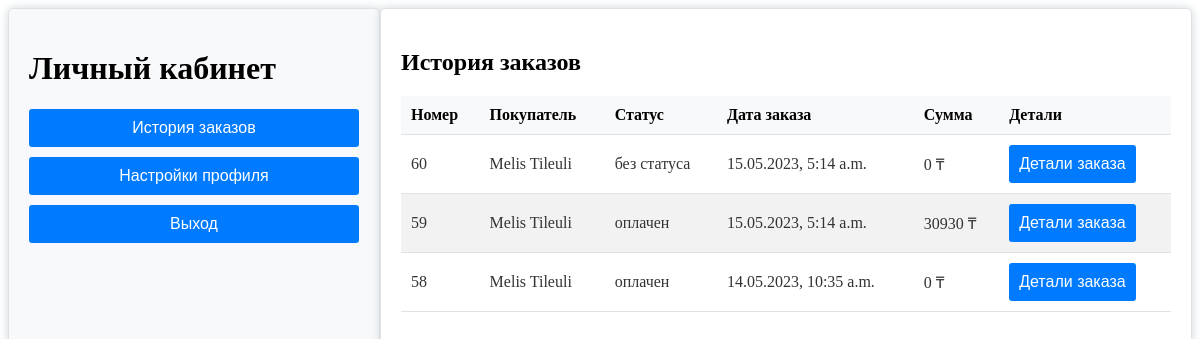
The app's page /profile/ (signed in), older data.
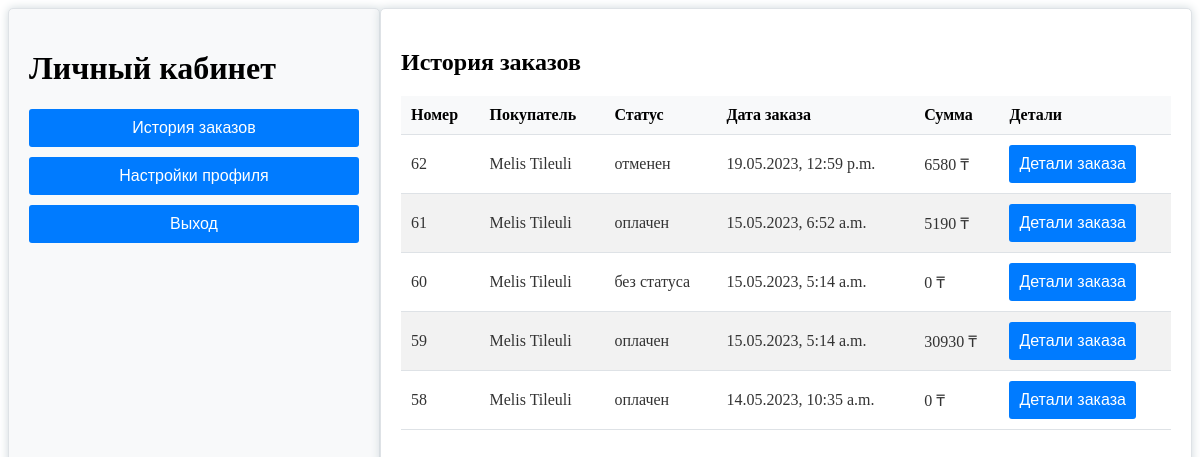
The same page, newer data.
### books/models.py (models this page shows, shortened)
class Order(models.Model):
    first_name = models.CharField(max_length=50)
    last_name = models.CharField(max_length=50)
    email = models.EmailField()
    address = models.CharField(max_length=250)
    postal_code = models.CharField(max_length=20)
    city = models.CharField(max_length=100)
    created = models.DateTimeField(auto_now_add=True)
    updated = models.DateTimeField(auto_now=True)
    payment_status = models.CharField(max_length=20, default='без статуса')
    class Meta:
        ordering = ('-created',)
    def get_total_cost(self):
        return sum(item.get_cost() for item in self.items.all())

class OrderItem(models.Model):
    order = models.ForeignKey(Order, related_name='items', on_delete=models.CASCADE)
    product = models.ForeignKey(Item, related_name='order_items', on_delete=models.CASCADE)
    price = models.IntegerField()
    quantity = models.PositiveIntegerField(default=1)
    def get_cost(self):
        return self.price * self.quantity

### books/views.py (the view)
# urls.py: path('profile/', profile_view, name='profile'),
@login_required
def profile_view(request):
    user = request.user
    orders = Order.objects.all()
    if request.method == 'POST':
        user.username = request.POST.get('username')
        user.email = request.POST.get('email')
        user.save()
    return render(request, 'books/profile.html', {'orders': orders})

### books/templates/books/profile.html (shortened to what this page needs)
{% block content %}
<div class="profile-container">
    <div class="left-section">
        <h1>Личный кабинет</h1>
        <div class="section-buttons">
            <button onclick="showSection('order-history')">История заказов</button>
            <button onclick="showSection('account-settings')">Настройки профиля</button>
            <button onclick="showSection('sign-out')">Выход</button>
        </div>
    </div>
    <div class="right-section">
        <div id="order-history" class="profile-form">
            <h2>История заказов</h2>
            <table class="table">
                <thead>
                <tr>
                    <th>Номер</th>
                    <th>Покупатель</th>
                    <th>Статус</th>
                    <th>Дата заказа</th>
                    <th>Сумма</th>
                    <th>Детали</th>
                </tr>
                </thead>
                <tbody>
                {% for order in orders %}
                <tr>
                    <td>{{ order.id }}</td>
                    <td>{{ order.last_name }} {{ order.first_name }}</td>
                    <td>{{ order.payment_status }}</td>
                    <td>{{ order.created|date:"d.m.Y, P" }}</td>
                    <td>{{ order.get_total_cost }} ₸</td>
                    <td><a href="{% url 'order_detail' order_id=order.id %}"><button>Детали заказа</button></a></td>
                </tr>
                {% endfor %}
                </tbody>
            </table>
        </div>
    </div>
</div>
{% endblock %}

### books/templates/books/profile.html (style rules this page uses)
.profile-container { display: flex; height: 100%; align-items: stretch; }
.left-section { width: 30%; background-color: #f8f9fa; border: 1px solid #dee2e6; border-radius: 5px; box-shadow: 0px 0px 10px #cfd8dc; padding: 20px; }
.right-section { width: 70%; max-height: 100%; overflow: auto; padding: 20px; background-color: #ffffff; border: 1px solid #dee2e6; border-radius: 5px; box-shadow: 0px 0px 10px #cfd8dc; }
.section-buttons { display: flex; flex-direction: column; gap: 10px; margin-bottom: 20px; }
button { font-size: 16px; padding: 10px; background-color: #007bff; color: #fff; border: none; border-radius: 3px; cursor: pointer; transition: all 0.3s ease-in-out; }
.table { width: 100%; border-collapse: collapse; font-size: 16px; color: #333333; }
.table thead { background-color: #f8f9fa; color: #000000; }
.table th, .table td { padding: 10px; text-align: left; border-bottom: 1px solid #dee2e6; }
.table tbody tr:nth-child(even) { background-color: #f2f2f2; }

Row changes from the older to the newer data that the page shows:
added Order: id "62", last_name "Melis", first_name "Tileuli", payment_status "отменен", created "19.05.2023, 12:59 p.m.", get_total_cost "6580"
added Order: id "61", last_name "Melis", first_name "Tileuli", payment_status "оплачен", created "15.05.2023, 6:52 a.m.", get_total_cost "5190"
